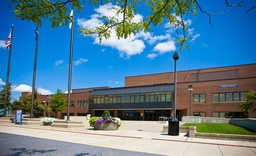
#> input picture project 1/task2.jpg, 256 x 156 px, shrunk from 750 x 458 before the run
$ python task2.py   (older library calls are emulated)
#> lines starting #> are read from the running program, lines starting #| are printed output that depends on the picture
### project 1/lib/basics.py
import numpy as np
import cv2
import math
def apply_convolution(image,kernel,size=3):
    rows,cols = image.shape
    new_image = np.zeros((rows,cols), dtype='float32')
    sum_total =0.0
    for i in range(0,size):
        for j in range(0,size):
          sum_total = sum_total + kernel[i][j]
    for i in range(0,rows-size):
        for j in range(0,cols-size):
            total = 0.0
            for k in range(0,size):
                for m in range(0,size):
                    total = total + kernel[k,m] * image[i +k,j+m]
            new_image[i+math.floor(size/2)+1,j+math.floor(size/2)+1] = abs((total)/(sum_total))
    return new_image
# [18 lines left out: functions apply_convolution1, find_gradient, not called in this run]

def scale_half(image):
    scaled_x = image[::2]
    scaled_xy = scaled_x[:,1::2]
    return scaled_xy

def calculate_gaussian(sigma_value,size):
    print(size)
    sum = 0.0
    print(sigma_value)
    new_kernel = np.zeros((size,size),dtype = float)
    for i in range(int(-math.floor(size/2)),int(math.floor(size/2)+1)):
        for j in range(int(-math.floor(size/2)),int(math.floor(size/2)+1)):

            numerator =  math.exp(-float((i*i+j*j))/float(2*sigma_value*sigma_value))
            denominator = (2*(math.pi)* math.pow(sigma_value,2))
            new_kernel[(i+math.floor(size/2)),(j+math.floor(size/2))] = numerator/denominator
            sum = sum + new_kernel[i+math.floor(size/2),j+math.floor(size/2)]

    return new_kernel

def computer_difference(image1,image2):
    rows,cols = image1.shape
    new_image = np.zeros((rows,cols),dtype = np.float)
    for i in range(0,rows):
        for j in range (0 , cols):
            new_image[i,j] = abs(int(image1[i,j])-int(image2[i,j]))
    return new_image

def find_keys(d1,d2,d3):
    keys = []
    for i in range(1,d1.shape[0]-1):
        for j in range(1,d1.shape[1]-1):
            d11 = d1[i-1:i+2,j-1:j+2] #3X3 matrix in dog1
            d22 = d2[i-1:i+2,j-1:j+2] #3X3 matrix in dog2
            d33 = d3[i-1:i+2,j-1:j+2] #3X3 matrix in dog3
            center = d22[1,1] #Center element in dog2 - d22
            d22 = np.delete(d22[1], 1) #Delete center element from the dog2 - d22
            mn1,mx1 = d11.min(),d11.max() #Min and Max element in d11
            mn2,mx2 = d22.min(),d22.max() #Min and Max element in d22
            mn3,mx3 = d33.min(),d33.max() #Min and Max element in d33
            mins = min([mn1,mn2,mn3]) #Mins between the 3 mins above
            maxs = max([mx1,mx2,mx3]) #Maxs between the 3 maxs above
            #Keypoint should be either less than the min or greater than the max
            if((center<mins) or (center>maxs)) :
                keys.append((j,i))
    return keys
def add_padding(img, padding):
    img = np.pad(img, (padding, padding), mode='constant', constant_values=0)
    return img

### project 1/task2.py
from lib import basics
import numpy as np
import cv2
import math
rgb_image = cv2.imread("task2.jpg")
#> rgb_image is the input picture: shape (156, 256, 3); mean B, G, R 149.2, 126.7, 86.9
original_image = cv2.imread("task2.jpg",0)
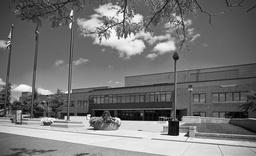
#> original_image: shape (156, 256); min 0, max 255, mean 117.4

img_scaled = np.empty(shape=5,dtype=object)
img_scaled[0] = original_image.copy()
img_scaled[1] =  np.array(basics.scale_half(img_scaled[0])).copy()
img_scaled[2] =  np.array(basics.scale_half(img_scaled[1])).copy()
img_scaled[3] =  np.array(basics.scale_half(img_scaled[2])).copy()


gaussian_matrix = [[1/math.sqrt(2),1,math.sqrt(2),2,2*math.sqrt(2)],
                   [math.sqrt(2),2,2*math.sqrt(2),4,4*math.sqrt(2)],
                   [2*math.sqrt(2),4,4*math.sqrt(2),8,8*math.sqrt(2)],
                   [4*math.sqrt(2),8,8*math.sqrt(2),16,16*math.sqrt(2)]
                   ]
image_array = np.empty((4,5), dtype = object)
DoG_array = np.empty((4,4),dtype = object)
for i in range(0,4):
    for j in range(0,5):
        gaussian_kernel = basics.calculate_gaussian(gaussian_matrix[i][j],7)
        image_array[i,j] = basics.apply_convolution(basics.add_padding(img_scaled[i],7//2),gaussian_kernel,7)
        if j > 0:
            DoG_array[i,j-1] = basics.computer_difference(image_array[i,j],image_array[i,j-1])
        print(gaussian_kernel)


key_point_array = np.empty((4,2),dtype = object)
key_point_array_1 = basics.find_keys(DoG_array[0][0],DoG_array[0][1],DoG_array[0][2])
key_point_array_2 = basics.find_keys(DoG_array[0][1],DoG_array[0][2],DoG_array[0][3])
key_point_array_21 = basics.find_keys(DoG_array[1][0],DoG_array[1][1],DoG_array[1][2])
key_point_array_22 = basics.find_keys(DoG_array[1][1],DoG_array[1][2],DoG_array[1][3])
key_point_array_31 = basics.find_keys(DoG_array[2][0],DoG_array[2][1],DoG_array[2][2])
key_point_array_32 = basics.find_keys(DoG_array[2][1],DoG_array[2][2],DoG_array[2][3])
key_point_array_41 = basics.find_keys(DoG_array[3][0],DoG_array[3][1],DoG_array[3][2])
key_point_array_42 = basics.find_keys(DoG_array[3][1],DoG_array[3][2],DoG_array[3][3])

plot_image_1 = rgb_image.copy()
img_copy_1 =img_scaled[0].copy()
img_copy_2 =np.array(img_scaled[1]).copy()
img_copy_3 =np.array(img_scaled[2]).copy()
img_copy_4 =np.array(img_scaled[3]).copy()

for point in key_point_array_1:
        cv2.circle(img_scaled[0],point,1,(0,255,0))
for point in key_point_array_2:
       cv2.circle(img_copy_1,point,1,(255,0,0))

for point in key_point_array_21:
        cv2.circle(img_scaled[1],point,1,(0,255,0))
for point in key_point_array_22:
       cv2.circle(img_copy_2,point,1,(255,0,0))
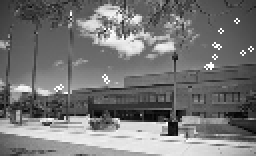
#> img_copy_2: shape (78, 128) (shown 2 times larger); min 0, max 255, mean 117.8

for point in key_point_array_31:
        cv2.circle(img_scaled[2],point,1,(0,255,0))
for point in key_point_array_32:
       cv2.circle(img_copy_3,point,1,(255,0,0))
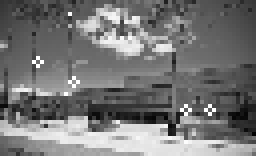
#> img_copy_3: shape (39, 64) (shown 4 times larger); min 2, max 255, mean 117.6

for point in key_point_array_41:
        cv2.circle(img_scaled[3],point,1,(0,255,0))
for point in key_point_array_42:
       cv2.circle(img_copy_4,point,1,(255,0,0))
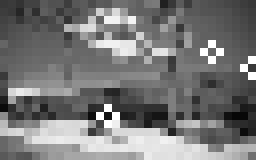
#> img_copy_4: shape (20, 32) (shown 8 times larger); min 6, max 255, mean 118.8


cv2.imshow('image1',img_scaled[0])
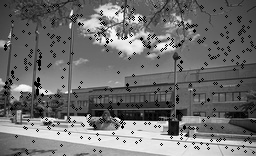
#> window 'image1': shape (156, 256); min 0, max 255, mean 111.5

cv2.imshow('image12',img_copy_1)

cv2.imshow('image21',img_scaled[1])
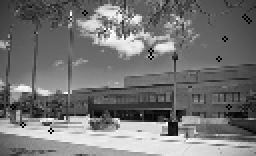
#> window 'image21': shape (78, 128) (shown 2 times larger); min 0, max 255, mean 116.5

cv2.imshow('image22',img_copy_2)

cv2.imshow('image31',img_scaled[2])

cv2.imshow('image32',img_copy_3)

cv2.imshow('image41',img_scaled[3])
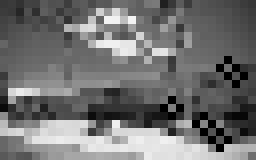
#> window 'image41': shape (20, 32) (shown 8 times larger); min 0, max 243, mean 112.8

cv2.imshow('image42',img_copy_4)

cv2.waitKey(0)
